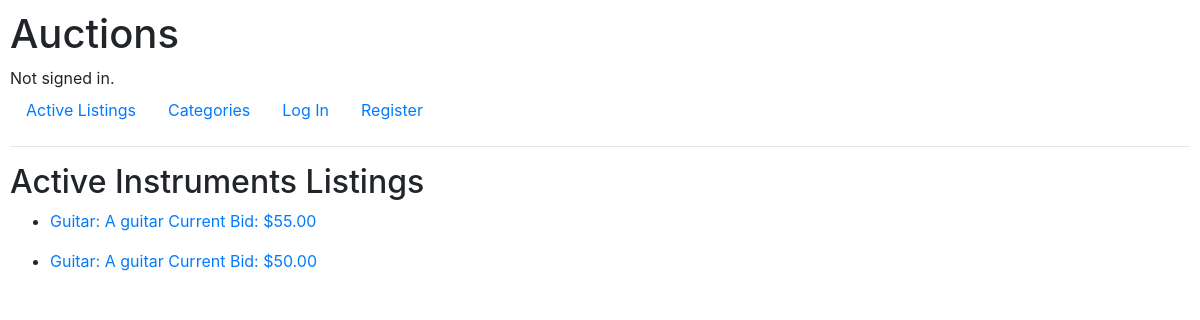
/Instruments, run on the app's committed database.
### auctions/models.py (models this page shows)
class Listing(models.Model):
    title = models.CharField(max_length=64)
    description = models.CharField(max_length=512)
    starting_bid = models.DecimalField(max_digits=8, decimal_places=2)
    category = models.CharField(max_length=64, blank=True, null=True)
    current_bid = models.DecimalField(max_digits=8, decimal_places=2, blank=True, null=True)
    active = models.BooleanField(blank=True, null=True, default=True)
    lister = models.ForeignKey(User, on_delete=models.CASCADE, related_name='listed_items', blank=True, null=True, default=None)
    winner = models.ForeignKey(User, on_delete=models.CASCADE, related_name='won_items', blank=True, null=True, default=None)
    watcher = models.ManyToManyField(User, blank=True, related_name='watched_items')
    def __str__(self):
        return f'{self.title}: {self.description}\nCurrent Bid: ${self.current_bid}'

### auctions/views.py (the view)
# urls.py: path("<str:category>", views.category_view, name="category_view"),
def category_view(request, category):
    listings = Listing.objects.filter(category=category)
    return render(request, 'auctions/index.html', get_index_view_context(listings, category))

### auctions/views.py (called while the page is built)
def get_index_view_context(listings, sub_index=None):
    return {
        'listings': listings,
        'sub_index': sub_index
    }

### auctions/templates/auctions/index.html
{% extends "auctions/layout.html" %}
{% block body %}
<h2>Active {% if sub_index %}{{ sub_index }}{% endif %} Listings</h2>
    {% for listing in listings %}
        <ul>
            {% if listing.active %}
                <li>
                    <a href = "{% url 'listing_view' listing.id %}">
                        {{ listing }}
                    </a>
                </li>
            {% endif %}
        </ul>
    {% empty %}
        No Listings
    {% endfor %}
{% endblock %}

### auctions/static/auctions/styles.css (style rules this page uses)
body { padding: 10px; }

### data on the page
Listing: title+description+current_bid "Guitar: A guitar Current Bid: $55.00"
Listing: title+description+current_bid "Guitar: A guitar Current Bid: $50.00"

### other printed values
{{ sub_index }} "Instruments"
